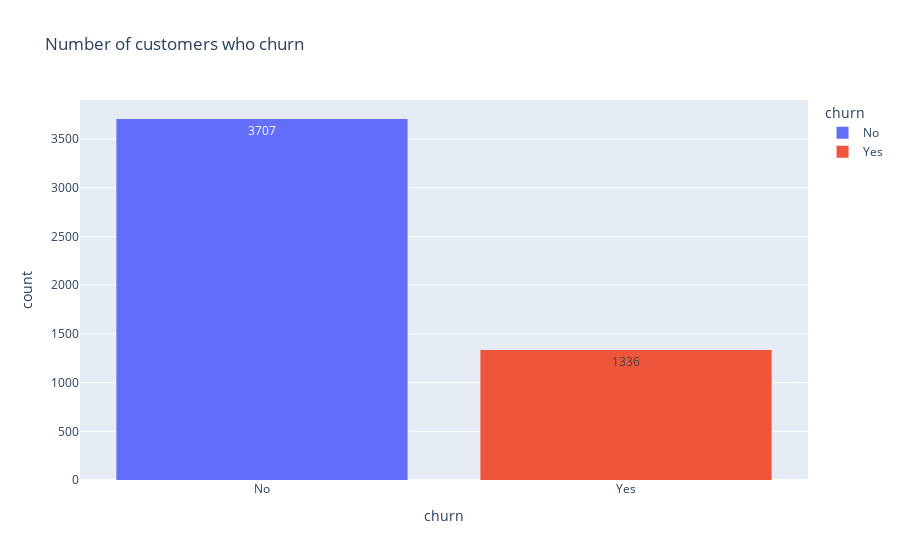

The code cell stored with this chart in its notebook:
### Code cell
fig = px.histogram(df, x=df['churn'], text_auto=True, color=df["churn"],

title=f"Number of customers who churn")  

fig.show()

### Figure 1 — Plotly figure (JSON) as saved in the notebook; plotly's stock layout.template omitted (floating-point values rounded to 4 significant figures; data arrays with more than 128 entries replaced by an {"elided": "..."} marker saying what was removed)
{"data": [{"alignmentgroup": "True", "bingroup": "x", "hovertemplate": "churn=%{x}<br>count=%{y}<extra></extra>", "legendgroup": "No", "marker": {"color": "#636efa", "pattern": {"shape": ""}}, "name": "No", "offsetgroup": "No", "orientation": "v", "showlegend": true, "texttemplate": "%{value}", "type": "histogram", "x": {"elided": "3707 str values"}, "xaxis": "x", "yaxis": "y"}, {"alignmentgroup": "True", "bingroup": "x", "hovertemplate": "churn=%{x}<br>count=%{y}<extra></extra>", "legendgroup": "Yes", "marker": {"color": "#EF553B", "pattern": {"shape": ""}}, "name": "Yes", "offsetgroup": "Yes", "orientation": "v", "showlegend": true, "texttemplate": "%{value}", "type": "histogram", "x": {"elided": "1336 str values"}, "xaxis": "x", "yaxis": "y"}], "layout": {"barmode": "relative", "legend": {"title": {"text": "churn"}, "tracegroupgap": 0}, "title": {"text": "Number of customers who churn"}, "xaxis": {"anchor": "y", "categoryarray": ["No", "Yes"], "categoryorder": "array", "domain": [0, 1], "title": {"text": "churn"}}, "yaxis": {"anchor": "x", "domain": [0, 1], "title": {"text": "count"}}}}
